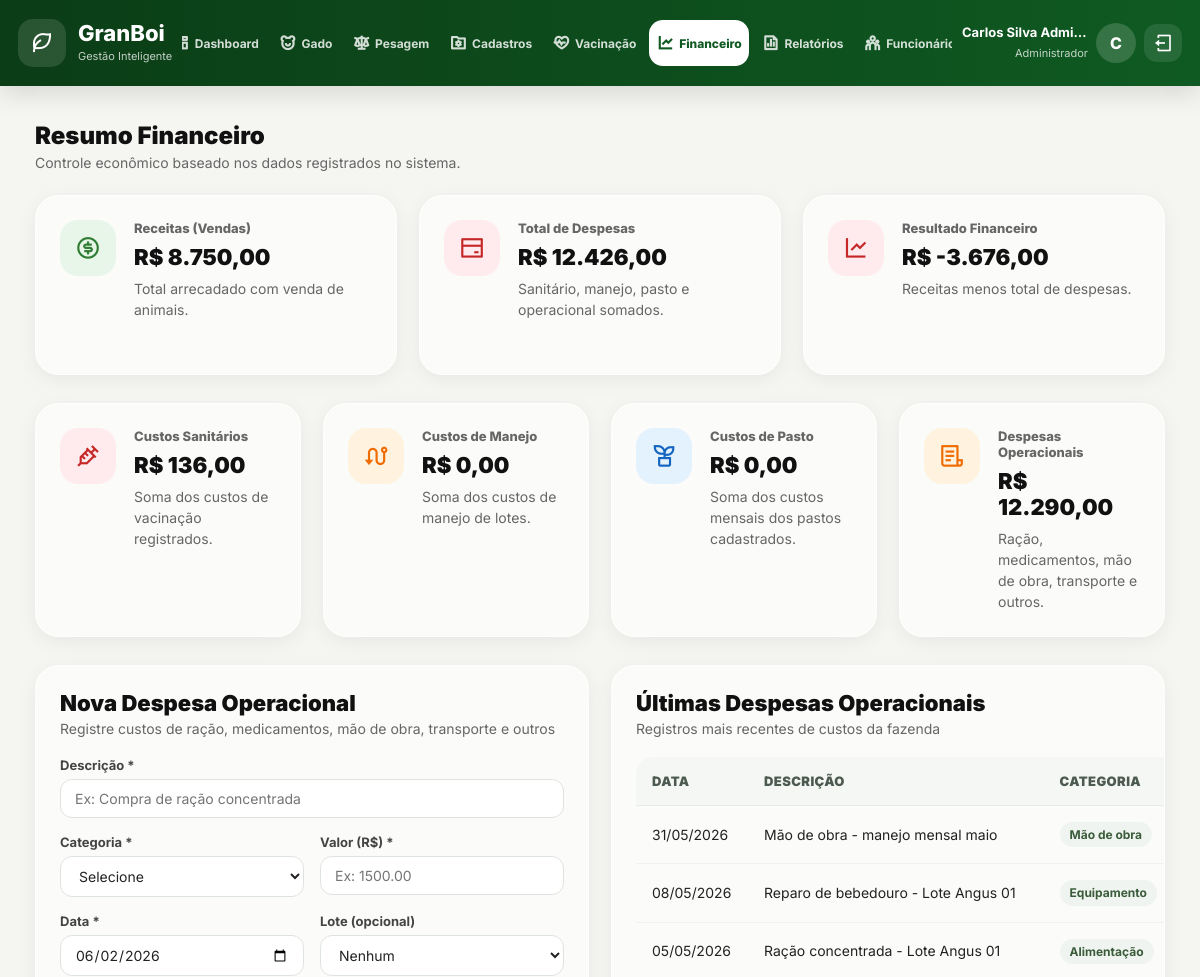
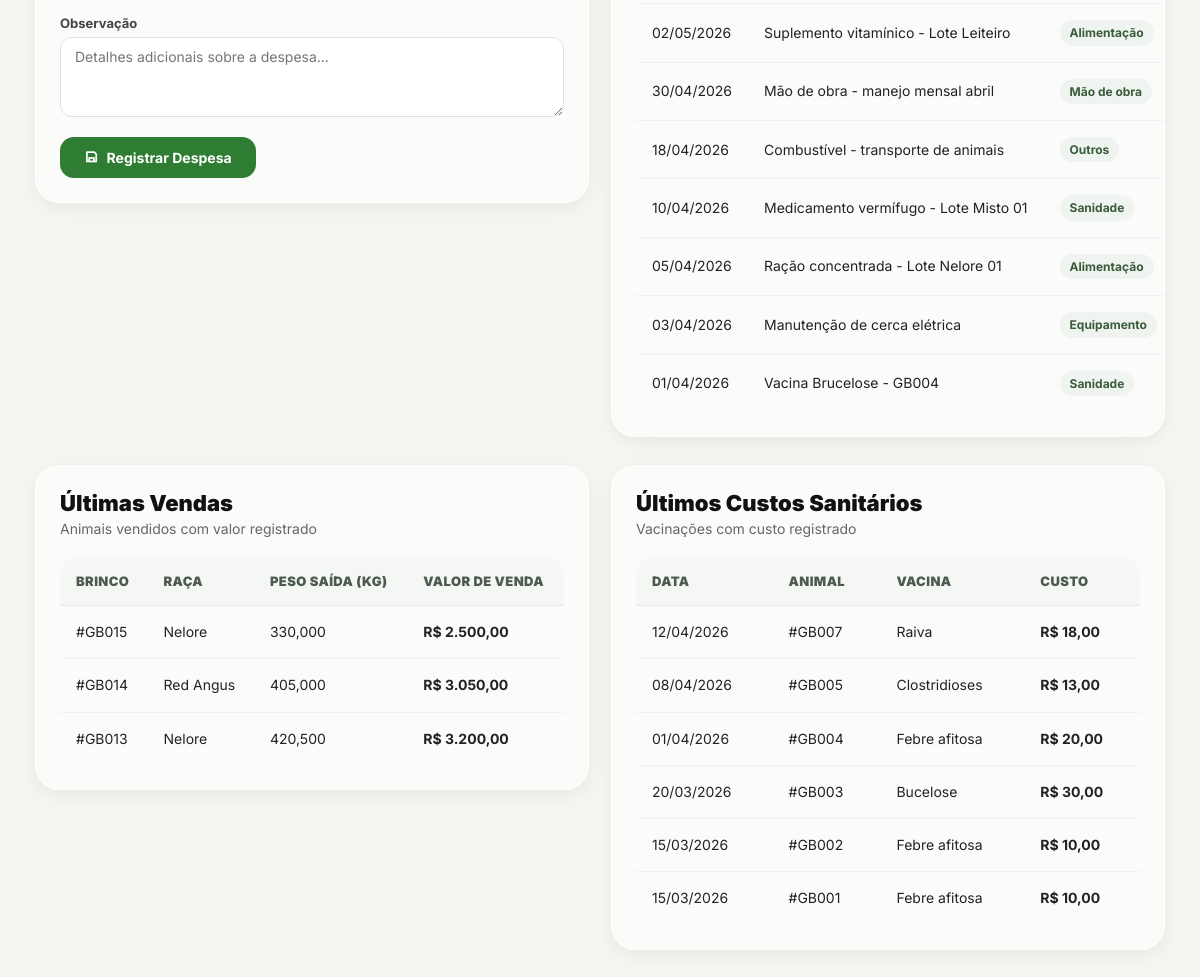
Page /GranBoi/financeiro (signed in) on the committed database (2 pictures, top to bottom).
### tables this page shows
CREATE TABLE `despesa_financeira` (
  `id` BIGINT(20) NOT NULL AUTO_INCREMENT,
  `descricao` VARCHAR(200) NOT NULL,
  `categoria` VARCHAR(100) NOT NULL COMMENT 'Ex: Alimentação, Sanidade, Mão de obra, Equipamento, Outros',
  `valor` DECIMAL(13,2) NOT NULL,
  `data_despesa` DATE NOT NULL,
  `observacao` TEXT DEFAULT NULL,
  `animal_id` BIGINT(20) DEFAULT NULL,
  `lote_id` INT(11) DEFAULT NULL,
  `usuario_id` BIGINT(20) DEFAULT NULL,
  PRIMARY KEY (`id`),
  KEY `fk_despesa_animal` (`animal_id`),
  KEY `fk_despesa_lote` (`lote_id`),
  KEY `fk_despesa_usuario` (`usuario_id`),
  CONSTRAINT `fk_despesa_animal` FOREIGN KEY (`animal_id`) REFERENCES `animal` (`id`) ON DELETE SET NULL ON UPDATE NO ACTION,
  CONSTRAINT `fk_despesa_lote` FOREIGN KEY (`lote_id`) REFERENCES `lote` (`id`) ON DELETE SET NULL ON UPDATE NO ACTION,
  CONSTRAINT `fk_despesa_usuario` FOREIGN KEY (`usuario_id`) REFERENCES `usuario` (`id`) ON DELETE SET NULL ON UPDATE NO ACTION
);

CREATE TABLE `animal` (
  `id` BIGINT(20) NOT NULL AUTO_INCREMENT,
  `brinco_identificador` VARCHAR(20) NOT NULL,
  `raca_id` INT(11) DEFAULT NULL,
  `lote_id` INT(11) DEFAULT NULL,
  `data_nascimento` DATE DEFAULT NULL,
  `sexo` ENUM('M','F') DEFAULT NULL,
  `peso_entrada` DECIMAL(10,2) DEFAULT NULL,
  `chip` VARCHAR(100) DEFAULT NULL COMMENT 'CODIGO DO CHIP IMPLANTADO NO ANIMAL (=0 para ausente)',
  `peso_saida` DOUBLE(13,3) DEFAULT 0.000 COMMENT 'Peso na saida (ou venda) do animal.',
  `valor_venda` DECIMAL(13,2) DEFAULT 0.00 COMMENT 'Valor da venda do animal.',
  `status` VARCHAR(20) DEFAULT 'Ativo' COMMENT 'Ativo, Vendido, Perda, Excluido',
  PRIMARY KEY (`id`),
  UNIQUE KEY `brinco_UNIQUE` (`brinco_identificador`),
  KEY `fk_animal_raca` (`raca_id`),
  KEY `fk_animal_lote` (`lote_id`),
  CONSTRAINT `fk_animal_raca` FOREIGN KEY (`raca_id`) REFERENCES `raca` (`id`),
  CONSTRAINT `fk_animal_lote` FOREIGN KEY (`lote_id`) REFERENCES `lote` (`id`)
);

CREATE TABLE `raca` (
  `id` INT(11) NOT NULL AUTO_INCREMENT,
  `nome_raca` VARCHAR(50) NOT NULL,
  PRIMARY KEY (`id`)
);

CREATE TABLE `historico_sanitario` (
  `id` BIGINT(20) NOT NULL AUTO_INCREMENT,
  `animal_id` BIGINT(20) DEFAULT NULL,
  `vacina_id` BIGINT(20) DEFAULT NULL,
  `data_aplicacao` DATE NOT NULL,
  `dose` DECIMAL(10,3) DEFAULT NULL,
  `proxima_dose` DATE DEFAULT NULL,
  `preco_custo_sanitario` DECIMAL(13,2) DEFAULT 0.00 COMMENT 'Preço de custo',
  `pessoa_id_veterinario` BIGINT(20) NOT NULL COMMENT 'ID da Pessoa com Papel de VETERINÁRIO',
  PRIMARY KEY (`id`),
  KEY `fk_sanitario_animal` (`animal_id`),
  KEY `fk_sanitario_vacina` (`vacina_id`),
  KEY `fk_historico_sanitario_pessoa1_idx` (`pessoa_id_veterinario`),
  CONSTRAINT `fk_sanitario_animal` FOREIGN KEY (`animal_id`) REFERENCES `animal` (`id`),
  CONSTRAINT `fk_sanitario_vacina` FOREIGN KEY (`vacina_id`) REFERENCES `vacina` (`id`),
  CONSTRAINT `fk_historico_sanitario_pessoa1` FOREIGN KEY (`pessoa_id_veterinario`) REFERENCES `pessoa` (`id`) ON DELETE NO ACTION ON UPDATE NO ACTION
);

CREATE TABLE `vacina` (
  `id` BIGINT(20) NOT NULL AUTO_INCREMENT,
  `nome` VARCHAR(100) NOT NULL,
  `preco_vacina` DECIMAL(13,2) DEFAULT 0.00,
  `periodo_carencia_dias` INT(11) DEFAULT 0,
  PRIMARY KEY (`id`)
);

### app/views/financeiro/financeiro.php (the view, shortened to what the rows shown need)
<main class="main-content financeiro-page">
  <section class="financeiro-page-actions">
    <div>
      <h2>Resumo Financeiro</h2>
    </div>
  </section>
  <section class="financeiro-despesa-grid">
    <div class="financeiro-table-card">
      <div class="section-header">
        <div>
          <h2>Nova Despesa Operacional</h2>
        </div>
      </div>
    </div>
    <div class="financeiro-table-card">
      <div class="section-header">
        <div>
          <h2>Últimas Despesas Operacionais</h2>
        </div>
      </div>
      <table class="financeiro-table">
        <thead>
          <tr>
            <th>Data</th>
            <th>Descrição</th>
            <th>Categoria</th>
          </tr>
        </thead>
        <tbody>
          <?php if (!empty($ultimasDespesas)): ?>
            <?php foreach ($ultimasDespesas as $despesa): ?>
              <tr>
                <td><?= date('d/m/Y', strtotime($despesa['data_despesa'])) ?></td>
                <td><?= htmlspecialchars($despesa['descricao']) ?></td>
                <td>
                  <span class="financeiro-categoria-badge">
                    <?= htmlspecialchars($despesa['categoria']) ?>
                  </span>
                </td>
              </tr>
            <?php endforeach; ?>
          <?php else: ?>
            <tr>
              <td colspan="5" class="financeiro-empty">Nenhuma despesa operacional registrada.</td>
            </tr>
          <?php endif; ?>
        </tbody>
      </table>
    </div>
  </section>
  <section class="financeiro-info-grid">
    <div class="financeiro-table-card">
      <div class="section-header">
        <div>
          <h2>Últimas Vendas</h2>
        </div>
      </div>
      <table class="financeiro-table">
        <thead>
          <tr>
            <th>Brinco</th>
            <th>Raça</th>
            <th>Peso Saída (kg)</th>
            <th>Valor de Venda</th>
          </tr>
        </thead>
        <tbody>
          <?php if (!empty($ultimasVendas)): ?>
            <?php foreach ($ultimasVendas as $venda): ?>
              <tr>
                <td>#<?= htmlspecialchars($venda['brinco_identificador']) ?></td>
                <td><?= htmlspecialchars($venda['raca'] ?? '-') ?></td>
                <td><?= $venda['peso_saida'] > 0 ? number_format((float) $venda['peso_saida'], 3, ',', '.') : '-' ?></td>
                <td class="financeiro-positivo">R$ <?= number_format((float) $venda['valor_venda'], 2, ',', '.') ?></td>
              </tr>
            <?php endforeach; ?>
          <?php else: ?>
            <tr>
              <td colspan="4" class="financeiro-empty">Nenhuma venda registrada.</td>
            </tr>
          <?php endif; ?>
        </tbody>
      </table>
    </div>
    <div class="financeiro-table-card">
      <div class="section-header">
        <div>
          <h2>Últimos Custos Sanitários</h2>
        </div>
      </div>
      <table class="financeiro-table">
        <thead>
          <tr>
            <th>Data</th>
            <th>Animal</th>
            <th>Vacina</th>
            <th>Custo</th>
          </tr>
        </thead>
        <tbody>
          <?php if (!empty($ultimosCustosSanitarios)): ?>
            <?php foreach ($ultimosCustosSanitarios as $custo): ?>
              <tr>
                <td><?= date('d/m/Y', strtotime($custo['data_aplicacao'])) ?></td>
                <td>#<?= htmlspecialchars($custo['brinco_identificador']) ?></td>
                <td><?= htmlspecialchars($custo['vacina']) ?></td>
                <td class="financeiro-negativo">R$ <?= number_format((float) $custo['preco_custo_sanitario'], 2, ',', '.') ?></td>
              </tr>
            <?php endforeach; ?>
          <?php else: ?>
            <tr>
              <td colspan="4" class="financeiro-empty">Nenhum custo sanitário registrado.</td>
            </tr>
          <?php endif; ?>
        </tbody>
      </table>
    </div>
  </section>
</main>

### rows in the picture
despesa_financeira: data_despesa "31/05/2026", descricao "Mão de obra - manejo mensal maio", categoria "Mão de obra"
despesa_financeira: data_despesa "08/05/2026", descricao "Reparo de bebedouro - Lote Angus 01", categoria "Equipamento"
despesa_financeira: data_despesa "05/05/2026", descricao "Ração concentrada - Lote Angus 01", categoria "Alimentação"
despesa_financeira: data_despesa "02/05/2026", descricao "Suplemento vitamínico - Lote Leiteiro", categoria "Alimentação"
despesa_financeira: data_despesa "30/04/2026", descricao "Mão de obra - manejo mensal abril", categoria "Mão de obra"
despesa_financeira: data_despesa "18/04/2026", descricao "Combustível - transporte de animais", categoria "Outros"
despesa_financeira: data_despesa "10/04/2026", descricao "Medicamento vermífugo - Lote Misto 01", categoria "Sanidade"
despesa_financeira: data_despesa "05/04/2026", descricao "Ração concentrada - Lote Nelore 01", categoria "Alimentação"
despesa_financeira: data_despesa "03/04/2026", descricao "Manutenção de cerca elétrica", categoria "Equipamento"
despesa_financeira: data_despesa "01/04/2026", descricao "Vacina Brucelose - GB004", categoria "Sanidade"
animal: brinco_identificador "GB015", raca.nome_raca "Nelore", peso_saida "330,000", valor_venda "2.500,00"
animal: brinco_identificador "GB014", raca.nome_raca "Red Angus", peso_saida "405,000", valor_venda "3.050,00"
animal: brinco_identificador "GB013", raca.nome_raca "Nelore", peso_saida "420,500", valor_venda "3.200,00"
historico_sanitario: data_aplicacao "12/04/2026", animal.brinco_identificador "GB007", vacina.nome "Raiva", preco_custo_sanitario "18,00"
historico_sanitario: data_aplicacao "08/04/2026", animal.brinco_identificador "GB005", vacina.nome "Clostridioses", preco_custo_sanitario "13,00"
historico_sanitario: data_aplicacao "01/04/2026", animal.brinco_identificador "GB004", vacina.nome "Febre afitosa", preco_custo_sanitario "20,00"
historico_sanitario: data_aplicacao "20/03/2026", animal.brinco_identificador "GB003", vacina.nome "Bucelose", preco_custo_sanitario "30,00"
historico_sanitario: data_aplicacao "15/03/2026", animal.brinco_identificador "GB002", vacina.nome "Febre afitosa", preco_custo_sanitario "10,00"
historico_sanitario: data_aplicacao "15/03/2026", animal.brinco_identificador "GB001", vacina.nome "Febre afitosa", preco_custo_sanitario "10,00"

### other values in the picture
$_SESSION['usuario']['nome'] "Carlos Silva Admi…"
$_SESSION['usuario']['papel_nome'] "Administrador"
substr($_SESSION['usuario']['nome'] ?? 'U', 0, 1) "C"
$totalReceitas "8.750,00"
$totalDespesas "12.426,00"
$resultado "-3.676,00"
$totalSanitario "136,00"
$totalManejo "0,00"
$totalPasto "0,00"
$totalOperacional "12.290,00"
